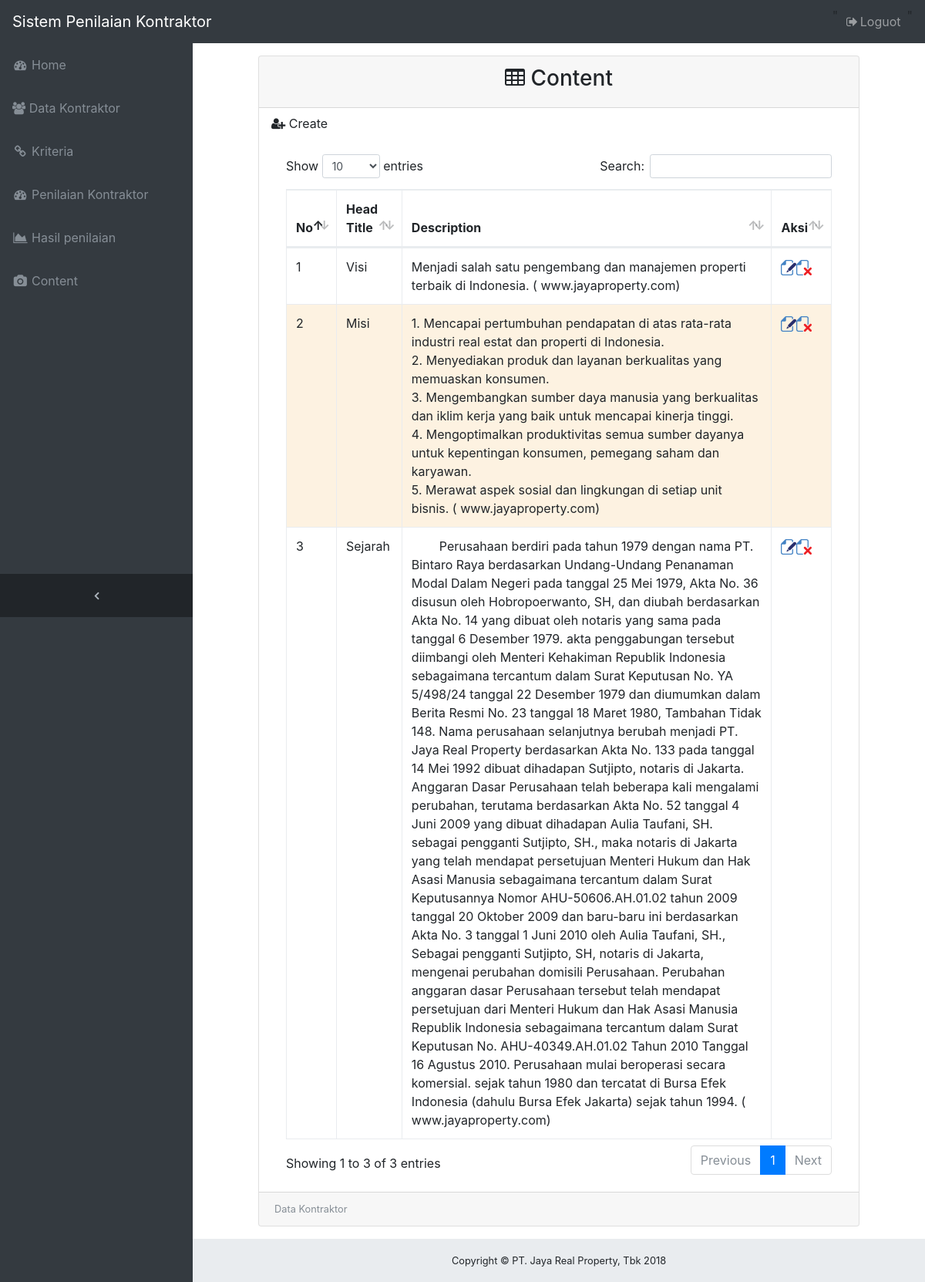
The page /home-admin.php?m=content&p=content-admin (signed in) on the database its author committed.
### tables this page shows
CREATE TABLE `content` (
  `id_content` int(11) NOT NULL,
  `head_title` text NOT NULL,
  `description` text NOT NULL
);

### content/content-admin.php (the view, shortened to what this page needs)
    <div class="card mb-3 table-matrik">
      <div class="card-header" style="text-align: center;"><h3>
        <i class="fa fa-table"></i> Content</h3> </div>
         <a class="nav-link" data-toggle="modal" data-target="#exampleModal">
          <i class="fa fa-user-plus" aria-hidden="true"></i> Create</a>
      <div class="card-body">
        <div class="table-responsive">
          <table class="table table-bordered" id="dataTable" width="100%" cellspacing="0">
            <thead>
              <tr>
                <th>No</th>
                <th>Head Title</th>
                <th>Description</th>
                <th>Aksi</th>
              </tr>
            </thead>
            <tbody>
              <?php
$baris=1;
$lihatmember = mysql_query("select * from content");
 while($member = mysql_fetch_array($lihatmember))
 {
   $warna= ($baris% 2 == 1) ? "#FFFFFF" : "#FDF2E1";
 ?>
 <?php
  echo "<tr bgcolor=\"".$warna."\">";
?>
  <td><?php echo $baris;?></td>
  <td><?php echo $member['head_title'];?></td>
  <td><?php echo $member['description'];?></td>
  <td colspan="2"><a class="modal-sb" data-toggle="modal" data-id="<?php echo $member['id_content'];?>" data-nik="<?php echo $member['head_title'];?>" data-desc="<?php echo $member['description'] ?>" ><img src="image/edit.png" width="20" height="20" /></a><a href="home-admin.php?m=content&p=del_content&content=<?php echo $member['id_content'];?>"><img src="image/del.png" width="20" height="20" /></a></td>
</tr>
 <?php
 $baris++;
 }
?>
            </tbody>
          </table>
        </div>
      </div>
      <div class="card-footer small text-muted">Data Kontraktor</div>
    </div>

### css/sb-admin.css (style rules this page uses)
html { position: relative; min-height: 100%; }
body { overflow-x: hidden; }
body.sticky-footer { margin-bottom: 56px; }
body.fixed-nav { padding-top: 56px; }
.table-matrik { margin: 0px 70px 0px 70px; }
.nav-link { cursor: pointer; }

### rows shown on the page
content: head_title "Visi", description "Menjadi salah satu pengembang dan manajemen properti terbaik di Indonesia. ( www.jayaproperty.com)"
content: head_title "Misi", description "1. Mencapai pertumbuhan pendapatan di atas rata-rata industri real estat dan properti di Indonesia. 2. Menyediakan produk dan layanan berkualitas yang memuaskan konsumen. 3. Mengembangkan sumber daya manusia yang berkualitas dan iklim kerja yang baik untuk mencapai kinerja tinggi. 4. Mengoptimalkan produktivitas semua sumber dayanya untuk kepentingan konsumen, pemegang saham dan karyawan. 5. Merawat aspek sosial dan lingkungan di setiap unit bisnis. ( www.jayaproperty.com)"
content: head_title "Sejarah", description "Perusahaan berdiri pada tahun 1979 dengan nama PT. Bintaro Raya berdasarkan Undang-Undang Penanaman Modal Dalam Negeri pada tanggal 25 Mei 1979, Akta No. 36 disusun oleh Hobropoerwanto, SH, dan diubah berdasarkan Akta No. 14 yang dibuat oleh notaris yang sama pada tanggal 6 Desember 1979. akta penggabungan tersebut diimbangi oleh Menteri Kehakiman Republik Indonesia sebagaimana tercantum dalam Surat Keputusan No. YA 5/498/24 tanggal 22 Desember 1979 dan diumumkan dalam Berita Resmi No. 23 tanggal 18 Maret 1980, Tambahan Tidak 148. Nama perusahaan selanjutnya berubah menjadi PT. Jaya Real Property berdasarkan Akta No. 133 pada tanggal 14 Mei 1992 dibuat dihadapan Sutjipto, notaris di…"
